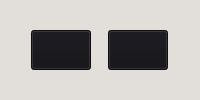
        <widget class="QWidget" name="productAction_widget_32" native="true">
         <property name="sizePolicy">
          <sizepolicy hsizetype="Expanding" vsizetype="Expanding">
           <horstretch>0</horstretch>
           <verstretch>0</verstretch>
          </sizepolicy>
         </property>
         <property name="styleSheet">
          <string notr="true">color: black;
background-color: rgb(226, 223, 219);
padding-left: 5px;</string>
         </property>
         <layout class="QGridLayout" name="gridLayout_36">
          <property name="leftMargin">
           <number>5</number>
          </property>
          <property name="topMargin">
           <number>5</number>
          </property>
          <property name="rightMargin">
           <number>5</number>
          </property>
          <property name="bottomMargin">
           <number>5</number>
          </property>
          <property name="spacing">
           <number>0</number>
          </property>
          <item row="0" column="0">
           <widget class="QWidget" name="" native="true">
            <property name="styleSheet">
             <string notr="true">background-color: transparent;</string>
            </property>
            <layout class="QHBoxLayout" name="horizontalLayout_41">
             <property name="spacing">
              <number>0</number>
             </property>
             <property name="topMargin">
              <number>1</number>
             </property>
             <property name="bottomMargin">
              <number>1</number>
             </property>
             <item>
              <widget class="QPushButton" name="deleteProduct_button_5">
               <property name="sizePolicy">
                <sizepolicy hsizetype="Expanding" vsizetype="Fixed">
                 <horstretch>0</horstretch>
                 <verstretch>0</verstretch>
                </sizepolicy>
               </property>
               <property name="minimumSize">
                <size>
                 <width>30</width>
                 <height>30</height>
                </size>
               </property>
               <property name="maximumSize">
                <size>
                 <width>60</width>
                 <height>40</height>
                </size>
               </property>
               <property name="styleSheet">
                <string notr="true">background-color: rgb(18, 18, 23);
padding: 5px;
color:rgb(255, 255, 255);</string>
               </property>
               <property name="text">
                <string/>
               </property>
               <property name="icon">
                <iconset theme="QIcon::ThemeIcon::EditDelete"/>
               </property>
               <property name="iconSize">
                <size>
                 <width>24</width>
                 <height>24</height>
                </size>
               </property>
               <property name="index" stdset="0">
                <UInt>5</UInt>
               </property>
              </widget>
             </item>
             <item>
              <widget class="QPushButton" name="editProduct_button_5">
               <property name="sizePolicy">
                <sizepolicy hsizetype="Expanding" vsizetype="Fixed">
                 <horstretch>0</horstretch>
                 <verstretch>0</verstretch>
                </sizepolicy>
               </property>
               <property name="minimumSize">
                <size>
                 <width>30</width>
                 <height>30</height>
                </size>
               </property>
               <property name="maximumSize">
                <size>
                 <width>60</width>
                 <height>40</height>
                </size>
               </property>
               <property name="styleSheet">
                <string notr="true">background-color: rgb(18, 18, 23);
padding: 5px;
color:rgb(255, 255, 255);</string>
               </property>
               <property name="text">
                <string/>
               </property>
               <property name="icon">
                <iconset theme="QIcon::ThemeIcon::MailMessageNew"/>
               </property>
               <property name="iconSize">
                <size>
                 <width>24</width>
                 <height>24</height>
                </size>
               </property>
               <property name="index" stdset="0">
                <UInt>5</UInt>
               </property>
              </widget>
             </item>
            </layout>
           </widget>
          </item>
         </layout>
        </widget>
